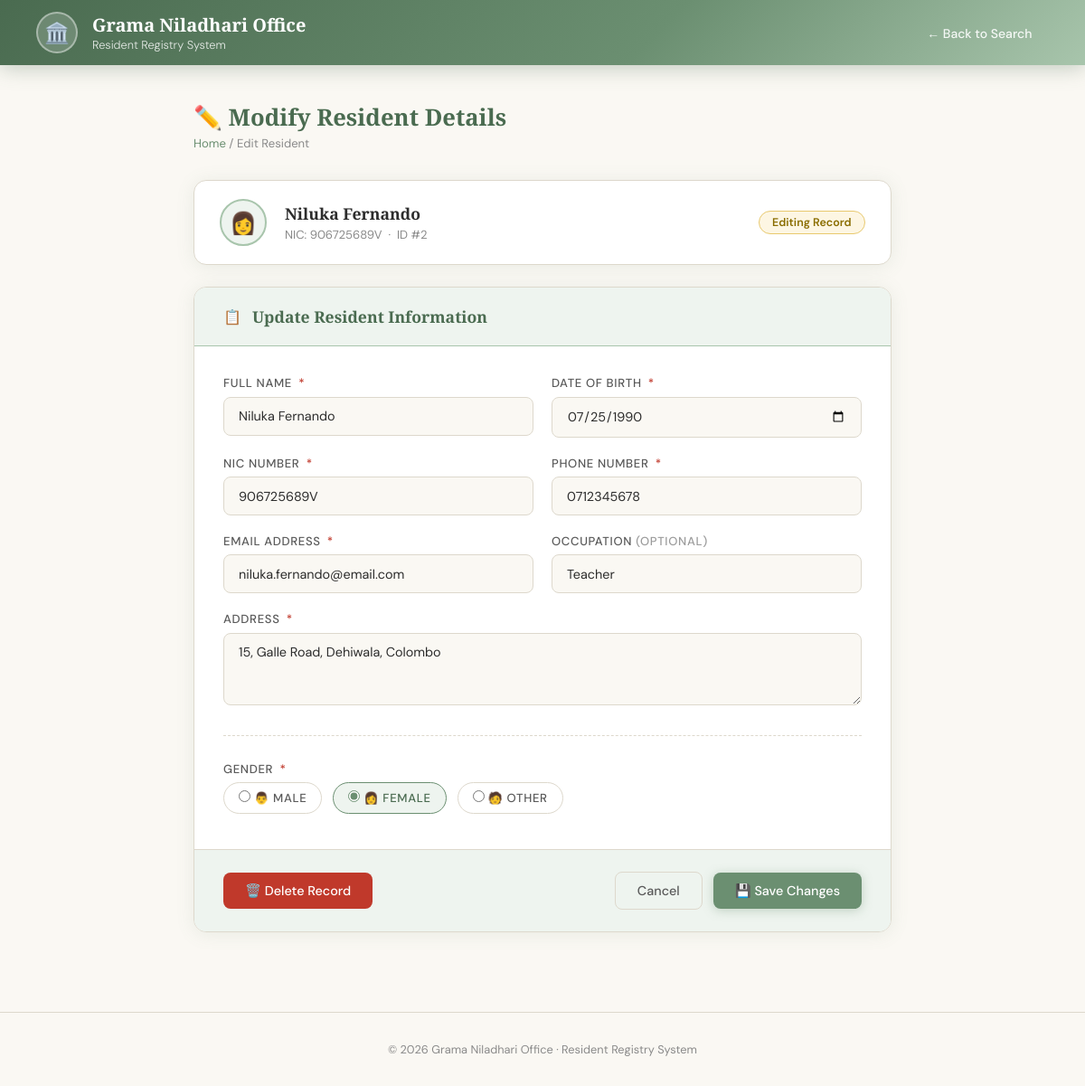
Page /edit.php?id=2 on the committed database.
### tables this page shows
CREATE TABLE residents (
  id              INT           AUTO_INCREMENT PRIMARY KEY,
  full_name       VARCHAR(100)  NOT NULL,
  dob             DATE          NOT NULL,
  nic             VARCHAR(12)   UNIQUE NOT NULL,
  address         TEXT          NOT NULL,
  phone           VARCHAR(15)   NOT NULL,
  email           VARCHAR(100)  NOT NULL,
  occupation      VARCHAR(50)   NULL,
  gender          ENUM('Male','Female','Other') NOT NULL,
  registered_date TIMESTAMP     DEFAULT CURRENT_TIMESTAMP
);

### edit.php (the view, shortened to what this page needs)
<?php
require_once 'config.php';
$id = intval($_GET['id'] ?? 0);
$row = $conn->query("SELECT * FROM residents WHERE id=$id")->fetch_assoc();
$errors  = [];
$form = [
  'full_name'  => $row['full_name'],
  'dob'        => $row['dob'],
  'nic'        => $row['nic'],
  'address'    => $row['address'],
  'phone'      => $row['phone'],
  'email'      => $row['email'],
  'occupation' => $row['occupation'] ?? '',
  'gender'     => $row['gender'],
];
?>
<!DOCTYPE html>
<html lang="en">
<head>
</head>
<body>
<header class="header">
  <div class="header-brand">
    <div class="header-emblem">🏛️</div>
    <div class="header-title">Grama Niladhari Office<span>Resident Registry System</span></div>
  </div>
  <nav class="header-nav">
    <a href="index.php">← Back to Search</a>
  </nav>
</header>
<main class="container">
  <div class="page-heading">
    <div>
      <h1>✏️ Modify Resident Details</h1>
      <div class="breadcrumb"><a href="index.php">Home</a> / Edit Resident</div>
    </div>
  </div>
  <div class="identity-strip">
    <div class="id-avatar"><?= $form['gender']==='Female' ? '👩' : ($form['gender']==='Male'?'👨':'🧑') ?></div>
    <div>
      <div class="id-name"><?= htmlspecialchars($form['full_name']) ?></div>
      <div class="id-meta">NIC: <?= htmlspecialchars($form['nic']) ?> &nbsp;·&nbsp; ID #<?= $id ?></div>
    </div>
    <div class="id-badge">Editing Record</div>
  </div>
  <div class="card">
    <div class="card-header">
      <span>📋</span>
      <h2>Update Resident Information</h2>
    </div>
    <form method="POST" novalidate>
      <div class="card-body">
        <div class="form-grid">
          <div class="form-group">
            <label>Full Name <span class="req">*</span></label>
            <input type="text" name="full_name" class="form-control <?= isset($errors['full_name'])?'is-error':'' ?>"
                   value="<?= htmlspecialchars($form['full_name']) ?>" maxlength="100">
          </div>
          <div class="form-group">
            <label>Date of Birth <span class="req">*</span></label>
            <input type="date" name="dob" class="form-control <?= isset($errors['dob'])?'is-error':'' ?>"
                   value="<?= htmlspecialchars($form['dob']) ?>" max="<?= date('Y-m-d', strtotime('-1 day')) ?>">
          </div>
          <div class="form-group">
            <label>NIC Number <span class="req">*</span></label>
            <input type="text" name="nic" class="form-control <?= isset($errors['nic'])?'is-error':'' ?>"
                   value="<?= htmlspecialchars($form['nic']) ?>" maxlength="12">
          </div>
          <div class="form-group">
            <label>Phone Number <span class="req">*</span></label>
            <input type="tel" name="phone" class="form-control <?= isset($errors['phone'])?'is-error':'' ?>"
                   value="<?= htmlspecialchars($form['phone']) ?>" maxlength="15">
          </div>
          <div class="form-group">
            <label>Email Address <span class="req">*</span></label>
            <input type="email" name="email" class="form-control <?= isset($errors['email'])?'is-error':'' ?>"
                   value="<?= htmlspecialchars($form['email']) ?>" maxlength="100">
          </div>
          <div class="form-group">
            <label>Occupation <em style="font-style:normal;opacity:.6;">(optional)</em></label>
            <input type="text" name="occupation" class="form-control"
                   value="<?= htmlspecialchars($form['occupation']) ?>" maxlength="50">
          </div>
          <div class="form-group form-full">
            <label>Address <span class="req">*</span></label>
            <textarea name="address" class="form-control <?= isset($errors['address'])?'is-error':'' ?>"><?= htmlspecialchars($form['address']) ?></textarea>
          </div>
          <hr class="section-divider">
          <div class="form-group form-full">
            <label>Gender <span class="req">*</span></label>
            <div class="radio-group">
              <?php foreach(['Male','Female','Other'] as $g): ?>
              <label class="radio-option">
                <input type="radio" name="gender" value="<?= $g ?>" <?= $form['gender']===$g?'checked':'' ?>>
                <?= $g==='Male'?'👨 Male':($g==='Female'?'👩 Female':'🧑 Other') ?>
              </label>
              <?php endforeach; ?>
            </div>
          </div>
        </div>
      </div>
      <div class="form-footer">
        <a href="delete.php?id=<?= $id ?>&name=<?= urlencode($form['full_name']) ?>" class="btn btn-danger" style="margin-right:auto;">🗑️ Delete Record</a>
        <a href="index.php" class="btn btn-outline">Cancel</a>
        <button type="submit" class="btn btn-primary">💾 Save Changes</button>
      </div>
    </form>
  </div>
</main>
<footer>© <?= date('Y') ?> Grama Niladhari Office · Resident Registry System</footer>
</body>
</html>

### rows in the picture
residents: full_name "Niluka Fernando", nic "906725689V", dob "07/25/1990", phone "0712345678", email "niluka.fernando@email.com", occupation "Teacher", address "15, Galle Road, Dehiwala, Colombo", gender "☐ 👨 MALE", gender "☑ 👩 FEMALE", gender "☐ 🧑 OTHER"

### other values in the picture
$id "2"
